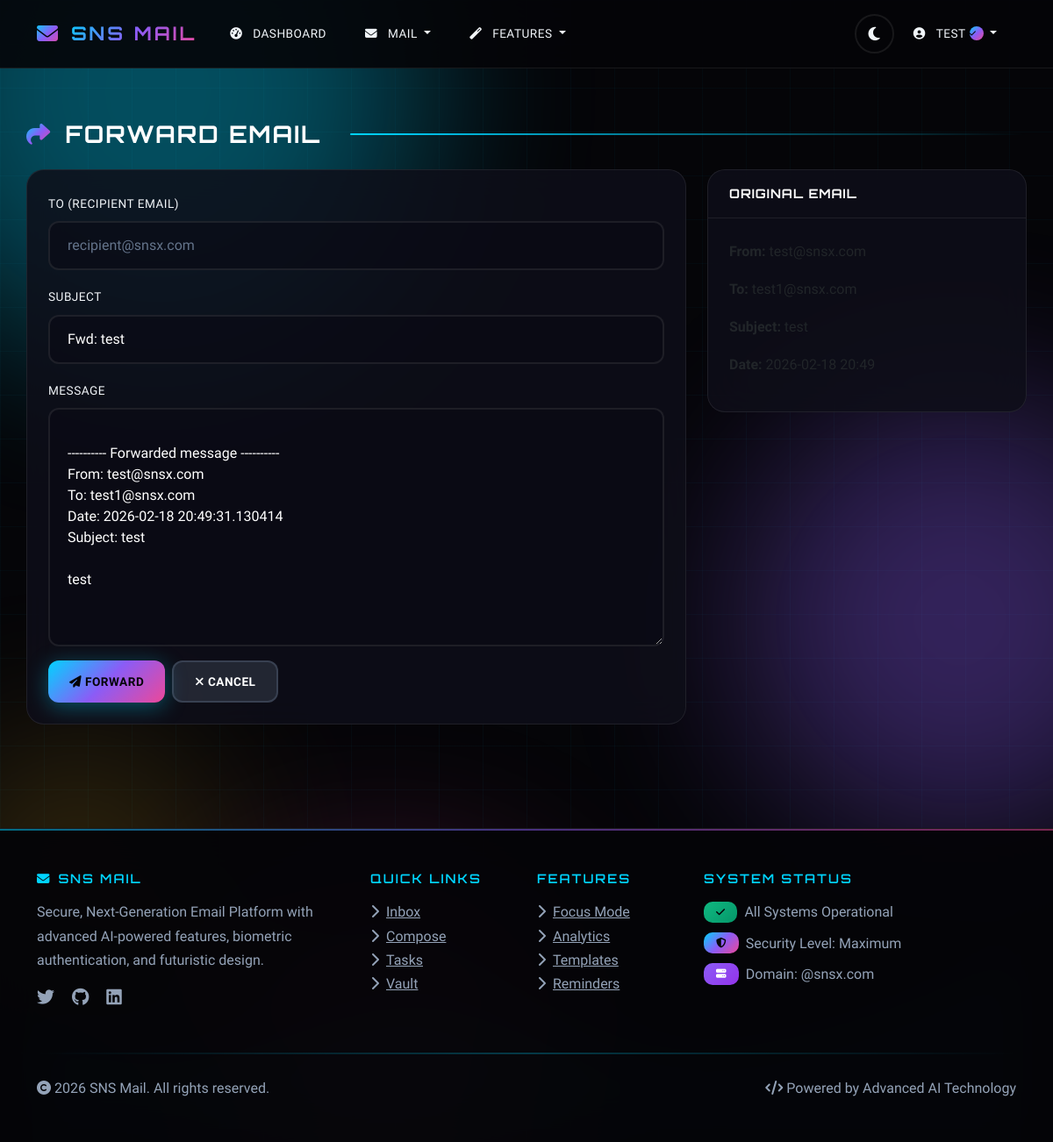
The page /email/1/forward (signed in) on the database its author committed.
### sns_mail/database/models.py (models this page shows, shortened)
class User(UserMixin, db.Model):
    __tablename__ = 'users'
    id = db.Column(db.Integer, primary_key=True)
    name = db.Column(db.String(100), nullable=False)
    username = db.Column(db.String(50), unique=True, nullable=False)
    email = db.Column(db.String(120), unique=True, nullable=False)
    password_hash = db.Column(db.String(128))
    face_photo = db.Column(db.String(200))
    eye_scan = db.Column(db.String(200))
    totp_secret = db.Column(db.String(16))
    is_2fa_enabled = db.Column(db.Boolean, default=False)
    is_admin = db.Column(db.Boolean, default=False)
    is_server_admin = db.Column(db.Boolean, default=False)
    is_banned = db.Column(db.Boolean, default=False)
    ban_reason = db.Column(db.Text)
    is_verified = db.Column(db.Boolean, default=False)  # Blue tick verification
    created_at = db.Column(db.DateTime, default=datetime.utcnow)
    last_login = db.Column(db.DateTime)
    login_attempts = db.Column(db.Integer, default=0)
    locked_until = db.Column(db.DateTime)
    ai_preferences = db.Column(db.Text)  # JSON for AI learning preferences
    mood_tracking_enabled = db.Column(db.Boolean, default=True)
    focus_mode_enabled = db.Column(db.Boolean, default=False)
    focus_mode_until = db.Column(db.DateTime)
    sent_emails = db.relationship('Email', foreign_keys='Email.sender_id', backref='sender', lazy='dynamic')
    received_emails = db.relationship('Email', foreign_keys='Email.recipient_id', backref='recipient', lazy='dynamic')
    drafts = db.relationship('Draft', backref='user', lazy='dynamic')
    sent_folders = db.relationship('SentFolder', backref='user', lazy='dynamic')
    important_folders = db.relationship('ImportantFolder', backref='user', lazy='dynamic')
    archive_folders = db.relationship('ArchiveFolder', backref='user', lazy='dynamic')
    deleted_folders = db.relationship('DeletedFolder', backref='user', lazy='dynamic')
    spam_folders = db.relationship('SpamFolder', backref='user', lazy='dynamic')
    notes = db.relationship('Note', backref='user', lazy='dynamic')
    tasks = db.relationship('Task', backref='user', lazy='dynamic')
    vault_items = db.relationship('VaultItem', backref='user', lazy='dynamic')
    email_analytics = db.relationship('EmailAnalytics', backref='user', lazy='dynamic')
    scheduled_emails = db.relationship('ScheduledEmail', backref='user', lazy='dynamic')
    mood_logs = db.relationship('MoodLog', backref='user', lazy='dynamic')
    focus_sessions = db.relationship('FocusSession', backref='user', lazy='dynamic')
    email_templates = db.relationship('EmailTemplate', backref='user', lazy='dynamic')

class Email(db.Model):
    __tablename__ = 'emails'
    id = db.Column(db.Integer, primary_key=True)
    subject = db.Column(db.String(200), nullable=False)
    body = db.Column(db.Text, nullable=False)
    sender_id = db.Column(db.Integer, db.ForeignKey('users.id'), nullable=False)
    recipient_id = db.Column(db.Integer, db.ForeignKey('users.id'), nullable=False)
    sent_at = db.Column(db.DateTime, default=datetime.utcnow)
    read_at = db.Column(db.DateTime)
    is_read = db.Column(db.Boolean, default=False)
    is_important = db.Column(db.Boolean, default=False)
    is_deleted = db.Column(db.Boolean, default=False)
    is_spam = db.Column(db.Boolean, default=False)
    attachment_path = db.Column(db.String(200))
    attachment_filename = db.Column(db.String(100))
    virus_detected = db.Column(db.Boolean, default=False)
    is_self_destructing = db.Column(db.Boolean, default=False)
    destruct_after_read = db.Column(db.Boolean, default=False)
    destruct_at = db.Column(db.DateTime)
    destructed_at = db.Column(db.DateTime)
    is_encrypted = db.Column(db.Boolean, default=False)
    encryption_key = db.Column(db.String(64))
    mood_score = db.Column(db.Float)  # AI-detected mood (-1 to 1)
    mood_label = db.Column(db.String(20))  # positive, negative, neutral
    ai_summary = db.Column(db.Text)  # AI-generated summary
    priority_score = db.Column(db.Float, default=0.5)  # 0-1 priority
    read_duration = db.Column(db.Integer)  # seconds spent reading
    is_pinned = db.Column(db.Boolean, default=False)
    pinned_at = db.Column(db.DateTime)
    follow_up_reminder = db.Column(db.DateTime)
    follow_up_sent = db.Column(db.Boolean, default=False)

### sns_mail/core/client_routes.py (the view, shortened to what this page needs)
@client.route('/email/<int:email_id>/forward', methods=['GET', 'POST'])
@login_required
def forward_email(email_id):
    original_email = Email.query.get_or_404(email_id)
    if original_email.recipient_id != current_user.id and original_email.sender_id != current_user.id:
        flash('Access denied.', 'danger')
        return redirect(url_for('client.inbox'))
    forward_subject = f"Fwd: {original_email.subject}" if not original_email.subject.startswith('Fwd:') else original_email.subject
    forward_body = f"\n\n---------- Forwarded message ----------\nFrom: {original_email.sender.email}\nTo: {original_email.recipient.email}\nDate: {original_email.sent_at}\nSubject: {original_email.subject}\n\n{original_email.body}"
    return render_template('client/forward.html', original_email=original_email, forward_subject=forward_subject, forward_body=forward_body)

### sns_mail/templates/client/forward.html (shortened to what this page needs)
{% extends "base.html" %}
{% block content %}
<div class="row">
    <div class="col-12">
        <h2 class="mb-4">
            <i class="fas fa-share text-primary"></i>
            Forward Email
        </h2>
    </div>
</div>
<div class="row">
    <div class="col-lg-8">
        <div class="card">
            <div class="card-body">
                <form method="POST">
                    <div class="mb-3">
                        <label for="recipient" class="form-label">To (Recipient Email)</label>
                        <input type="email" class="form-control" id="recipient" name="recipient"
                               placeholder="recipient@snsx.com" required>
                    </div>
                    <div class="mb-3">
                        <label for="subject" class="form-label">Subject</label>
                        <input type="text" class="form-control" id="subject" name="subject"
                               value="{{ forward_subject }}" required>
                    </div>
                    <div class="mb-3">
                        <label for="body" class="form-label">Message</label>
                        <textarea class="form-control" id="body" name="body" rows="10" required>{{ forward_body }}</textarea>
                    </div>
                    <div class="d-flex gap-2">
                        <button type="submit" class="btn btn-primary">
                            <i class="fas fa-paper-plane"></i> Forward
                        </button>
                        <a href="{{ url_for('client.view_email', email_id=original_email.id) }}" class="btn btn-secondary">
                            <i class="fas fa-times"></i> Cancel
                        </a>
                    </div>
                </form>
            </div>
        </div>
    </div>
    <div class="col-lg-4">
        <div class="card">
            <div class="card-header">
                <h5 class="mb-0">Original Email</h5>
            </div>
            <div class="card-body">
                <p><strong>From:</strong> {{ original_email.sender.email }}</p>
                <p><strong>To:</strong> {{ original_email.recipient.email }}</p>
                <p><strong>Subject:</strong> {{ original_email.subject }}</p>
                <p><strong>Date:</strong> {{ original_email.sent_at.strftime('%Y-%m-%d %H:%M') }}</p>
            </div>
        </div>
    </div>
</div>
{% endblock %}

### sns_mail/templates/base.html (shortened to what this page needs)
<!DOCTYPE html>
<html lang="en">
<head>
    <link href="https://cdn.jsdelivr.net/npm/bootstrap@5.3.0/dist/css/bootstrap.min.css" rel="stylesheet">
    <link href="https://cdnjs.cloudflare.com/ajax/libs/font-awesome/6.4.0/css/all.min.css" rel="stylesheet">
    <link href="{{ url_for('static', filename='css/style.css') }}" rel="stylesheet">
</head>
<body>
    <div class="parallax-container">
        <div class="parallax-grid"></div>
        <div class="parallax-orb orb-1"></div>
        <div class="parallax-orb orb-2"></div>
    </div>
    <div class="wave-container">
    </div>
    <nav class="navbar navbar-expand-lg navbar-dark" id="mainNavbar">
        <div class="container">
            <a class="navbar-brand" href="{{ url_for('auth.index') }}">
                <i class="fas fa-envelope icon-animated"></i>
                <span>SNS Mail</span>
            </a>
            <div class="collapse navbar-collapse" id="navbarNav">
                <ul class="navbar-nav me-auto">
                    {% if current_user.is_authenticated %}
                        <li class="nav-item">
                            <a class="nav-link" href="{{ url_for('client.dashboard') }}">
                                <i class="fas fa-tachometer-alt"></i> Dashboard
                            </a>
                        </li>
                        <li class="nav-item dropdown">
                            <a class="nav-link dropdown-toggle" href="#" role="button" data-bs-toggle="dropdown">
                                <i class="fas fa-envelope"></i> Mail
                            </a>
                        </li>
                        <li class="nav-item dropdown">
                            <a class="nav-link dropdown-toggle" href="#" role="button" data-bs-toggle="dropdown">
                                <i class="fas fa-magic"></i> Features
                            </a>
                        </li>
                    {% endif %}
                </ul>
                <ul class="navbar-nav d-flex align-items-center">
                    <li class="nav-item">
                        <button class="theme-toggle" id="themeToggle" title="Toggle Theme">
                            <i class="fas fa-moon" id="themeIcon"></i>
                        </button>
                    </li>
                    {% if current_user.is_authenticated %}
                        <li class="nav-item dropdown">
                            <a class="nav-link dropdown-toggle" href="#" role="button" data-bs-toggle="dropdown">
                                <i class="fas fa-user-circle"></i>
                                <span class="verified-name">
                                    {{ current_user.username }}
                                    {% if current_user.is_verified %}
                                        <span class="verified-badge verified-badge-sm" data-tooltip="Verified User">
                                            <i class="fas fa-check"></i>
                                        </span>
                                    {% endif %}
                                </span>
                            </a>
                        </li>
                    {% endif %}
                </ul>
            </div>
        </div>
    </nav>
    <main class="container mt-4">
        {% block content %}{% endblock %}
    </main>
    <footer class="text-light mt-5 py-5">
        <div class="container">
            <div class="row">
                <div class="col-lg-4 mb-4">
                    <h5><i class="fas fa-envelope me-2 icon-pulse"></i>SNS Mail</h5>
                    <p class="mt-3">Secure, Next-Generation Email Platform with advanced AI-powered features, biometric authentication, and futuristic design.</p>
                    <div class="mt-3">
                        <a href="#" class="text-secondary me-3"><i class="fab fa-twitter fa-lg icon-animated"></i></a>
                        <a href="#" class="text-secondary me-3"><i class="fab fa-github fa-lg icon-animated"></i></a>
                        <a href="#" class="text-secondary me-3"><i class="fab fa-linkedin fa-lg icon-animated"></i></a>
                    </div>
                </div>
                <div class="col-lg-2 col-md-4 mb-4">
                    <h5>Quick Links</h5>
                    <ul class="list-unstyled mt-3">
                        <li><a href="{{ url_for('client.inbox') }}" class="text-secondary"><i class="fas fa-chevron-right me-2"></i>Inbox</a></li>
                        <li><a href="{{ url_for('client.compose') }}" class="text-secondary"><i class="fas fa-chevron-right me-2"></i>Compose</a></li>
                        <li><a href="{{ url_for('features.tasks') }}" class="text-secondary"><i class="fas fa-chevron-right me-2"></i>Tasks</a></li>
                        <li><a href="{{ url_for('features.vault') }}" class="text-secondary"><i class="fas fa-chevron-right me-2"></i>Vault</a></li>
                    </ul>
                </div>
                <div class="col-lg-2 col-md-4 mb-4">
                    <h5>Features</h5>
                    <ul class="list-unstyled mt-3">
                        <li><a href="{{ url_for('features.focus_mode') }}" class="text-secondary"><i class="fas fa-chevron-right me-2"></i>Focus Mode</a></li>
                        <li><a href="{{ url_for('features.analytics') }}" class="text-secondary"><i class="fas fa-chevron-right me-2"></i>Analytics</a></li>
                        <li><a href="{{ url_for('features.templates') }}" class="text-secondary"><i class="fas fa-chevron-right me-2"></i>Templates</a></li>
                        <li><a href="{{ url_for('features.reminders') }}" class="text-secondary"><i class="fas fa-chevron-right me-2"></i>Reminders</a></li>
                    </ul>
                </div>
                <div class="col-lg-4 col-md-4 mb-4">
                    <h5>System Status</h5>
                    <div class="mt-3">
                        <div class="d-flex align-items-center mb-2">
                            <span class="badge bg-success me-2"><i class="fas fa-check icon-pulse"></i></span>
                            <span class="text-secondary">All Systems Operational</span>
                        </div>
                        <div class="d-flex align-items-center mb-2">
                            <span class="badge bg-primary me-2"><i class="fas fa-shield-alt icon-pulse"></i></span>
                            <span class="text-secondary">Security Level: Maximum</span>
                        </div>
                        <div class="d-flex align-items-center">
                            <span class="badge bg-info me-2"><i class="fas fa-server icon-pulse"></i></span>
                            <span class="text-secondary">Domain: @snsx.com</span>
                        </div>
                    </div>
                </div>
            </div>
            <hr>
            <div class="row align-items-center">
                <div class="col-md-6">
                    <p class="mb-0 text-secondary">
                        <i class="fas fa-copyright"></i> 2026 SNS Mail. All rights reserved.
                    </p>
                </div>
                <div class="col-md-6 text-md-end">
                    <p class="mb-0 text-secondary">
                        <i class="fas fa-code"></i> Powered by Advanced AI Technology
                    </p>
                </div>
            </div>
        </div>
    </footer>
</body>
</html>

### rows shown on the page
User: username "TEST", sender.email "test@snsx.com"
User: recipient.email "test1@snsx.com"
Email: subject "test", sent_at "2026-02-18 20:49"
